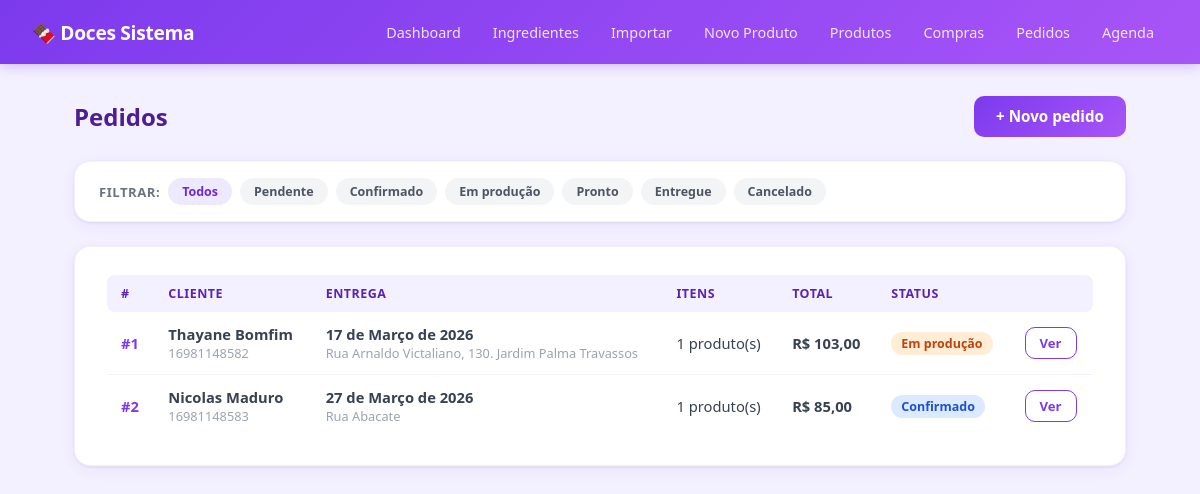
Page /pedidos/ on the committed database.
### core/models.py (models this page shows, shortened)
class Pedido(models.Model):
    cliente = models.ForeignKey(Cliente, on_delete=models.CASCADE)
    data_pedido = models.DateTimeField(auto_now_add=True)
    data_entrega = models.DateField()
    taxa_entrega = models.DecimalField(max_digits=8, decimal_places=2, default=0)
    status = models.CharField(max_length=50, default="Pendente")
    observacoes = models.TextField(blank=True, default='')
    baixa_estoque_aprovada = models.BooleanField(default=False)
    def total(self):
        return sum(i.subtotal() for i in self.itempedido_set.all())
    def total_com_entrega(self):
        return self.total() + self.taxa_entrega
    def status_badge_class(self):
        return {
            'Pendente': 'badge-yellow',
            'Confirmado': 'badge-blue',
            'Em produção': 'badge-orange',
            'Pronto': 'badge-green',
            'Entregue': 'badge-gray',
            'Cancelado': 'badge-red',
        }.get(self.status, 'badge-purple')

class Cliente(models.Model):
    nome = models.CharField(max_length=200)
    telefone = models.CharField(max_length=20)
    endereco = models.TextField(blank=True)

class ItemPedido(models.Model):
    pedido = models.ForeignKey(Pedido, on_delete=models.CASCADE)
    produto = models.ForeignKey(Produto, on_delete=models.CASCADE)
    quantidade = models.IntegerField()
    preco_unitario = models.DecimalField(max_digits=10, decimal_places=2)
    def subtotal(self):
        return self.quantidade * self.preco_unitario

### core/views.py (the view)
# urls.py: path('pedidos/', pedidos),
def pedidos(request):
    status_filter = request.GET.get('status', '')
    qs = Pedido.objects.select_related('cliente').prefetch_related('itempedido_set__produto')
    if status_filter:
        qs = qs.filter(status=status_filter)
    lista = qs.order_by('data_entrega')
    return render(request, 'pedidos.html', {
        'pedidos': lista,
        'status_filter': status_filter,
        'status_choices': STATUS_CHOICES,
    })

### templates/pedidos.html
{% extends "base.html" %}
{% block content %}
<div style="display:flex; justify-content:space-between; align-items:center; margin-bottom:24px; flex-wrap:wrap; gap:12px;">
    <h1 class="page-title" style="margin:0;">Pedidos</h1>
    <a href="/pedidos/novo/" class="btn">+ Novo pedido</a>
</div>
<div class="card" style="padding:16px 24px;">
    <div style="display:flex; gap:8px; flex-wrap:wrap; align-items:center;">
        <span style="font-size:0.82rem; font-weight:600; color:#6b7280; text-transform:uppercase; letter-spacing:.5px;">Filtrar:</span>
        <a href="/pedidos/" style="text-decoration:none; padding:5px 14px; cursor:pointer; border-radius:20px; font-size:0.78rem; font-weight:600; {% if not status_filter %}background:#ede9fe; color:#6d28d9;{% else %}background:#f3f4f6; color:#4b5563;{% endif %}">Todos</a>
        {% for s in status_choices %}
        <a href="/pedidos/?status={{ s }}" style="text-decoration:none; padding:5px 14px; cursor:pointer; border-radius:20px; font-size:0.78rem; font-weight:600; {% if status_filter == s %}background:#ede9fe; color:#6d28d9;{% else %}background:#f3f4f6; color:#4b5563;{% endif %}">{{ s }}</a>
        {% endfor %}
    </div>
</div>
<div class="card">
    {% if pedidos %}
    <table>
        <thead><tr><th>#</th><th>Cliente</th><th>Entrega</th><th>Itens</th><th>Total</th><th>Status</th><th></th></tr></thead>
        <tbody>
            {% for p in pedidos %}
            <tr>
                <td style="font-weight:700; color:#7c3aed;">#{{ p.id }}</td>
                <td><div style="font-weight:600;">{{ p.cliente.nome }}</div><div style="font-size:0.8rem; color:#9ca3af;">{{ p.cliente.telefone }}</div></td>
                <td><div style="font-weight:600;">{{ p.data_entrega }}</div>{% if p.cliente.endereco %}<div style="font-size:0.8rem; color:#9ca3af;">{{ p.cliente.endereco }}</div>{% endif %}</td>
                <td>{{ p.itempedido_set.count }} produto(s)</td>
                <td style="font-weight:700;">R$ {{ p.total_com_entrega|floatformat:2 }}</td>
                <td><span class="badge {{ p.status_badge_class }}">{{ p.status }}</span></td>
                <td><a href="/pedidos/{{ p.id }}/" class="btn btn-ghost btn-sm">Ver</a></td>
            </tr>
            {% endfor %}
        </tbody>
    </table>
    {% else %}
    <div class="empty-state">Nenhum pedido encontrado. <a href="/pedidos/novo/" style="color:#7c3aed; font-weight:600;">Criar primeiro pedido →</a></div>
    {% endif %}
</div>
{% endblock %}

### templates/base.html (style rules this page uses)
* { box-sizing: border-box; margin: 0; padding: 0; }
body { font-family: 'Segoe UI', system-ui, -apple-system, sans-serif; background: #f3f0ff; color: #1e1b4b; min-height: 100vh; }
.card { background: white; border-radius: 16px; padding: 28px 32px; margin-bottom: 24px; box-shadow: 0 1px 3px rgba(0,0,0,0.08), 0 4px 16px rgba(124,58,237,0.06); border: 1px solid rgba(124,58,237,0.08); }
.page-title { font-size: 1.5rem; font-weight: 800; color: #4c1d95; margin-bottom: 24px; }
button, .btn { background: linear-gradient(135deg, #7c3aed, #a855f7); color: white; border: none; padding: 10px 22px; border-radius: 10px; font-size: 0.95rem; font-weight: 600; cursor: pointer; transition: all 0.15s; text-decoration: none; display: inline-block; white-space: nowrap; line-height: 1.4; }
.btn-ghost { background: transparent; color: #7c3aed; border: 1.5px solid #7c3aed; }
.btn-sm { padding: 6px 14px; font-size: 0.82rem; }
table { width: 100%; border-collapse: collapse; font-size: 0.92rem; }
thead th { text-align: left; padding: 10px 14px; background: #f3f0ff; color: #5b21b6; font-weight: 700; font-size: 0.78rem; text-transform: uppercase; letter-spacing: 0.5px; }
thead th:first-child { border-radius: 8px 0 0 8px; }
thead th:last-child { border-radius: 0 8px 8px 0; }
tbody tr { border-bottom: 1px solid #f3f0ff; transition: background 0.1s; }
tbody tr:last-child { border-bottom: none; }
tbody td { padding: 12px 14px; color: #374151; }
.badge { display: inline-block; padding: 3px 10px; border-radius: 20px; font-size: 0.78rem; font-weight: 600; }
.badge-blue { background: #dbeafe; color: #1d4ed8; }
.badge-orange { background: #ffedd5; color: #c2410c; }

### rows in the picture
Pedido: id "1", cliente.nome "Thayane Bomfim", cliente.telefone "16981148582", data_entrega "17 de Março de 2026", cliente.endereco "Rua Arnaldo Victaliano, 130. Jardim Palma Travassos", itempedido_set.count "1", total_com_entrega "103,00", status "Em produção"
Pedido: id "2", cliente.nome "Nicolas Maduro", cliente.telefone "16981148583", data_entrega "27 de Março de 2026", cliente.endereco "Rua Abacate", itempedido_set.count "1", total_com_entrega "85,00", status "Confirmado"

### other values in the picture
{{ s }} "Pendente" "Confirmado" "Em produção" "Pronto" "Entregue" "Cancelado"
